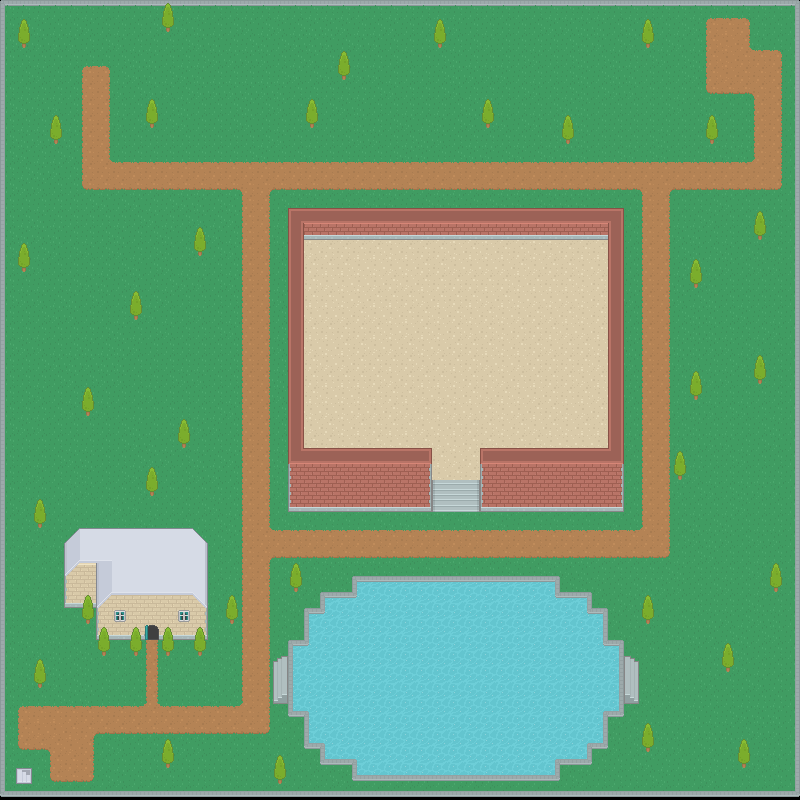

A level layout from a 2D game, rendered from its tile map. Below: a short description, then the map file with tile-grid data replaced by summaries:
An orthogonal 50x50 tile map with 16x16 px tiles, 6 tile layers (Ground Terrain, Ground Overlay, Deco0, Deco1, ...), 2 hidden layers not drawn.

<map version="1.4" tiledversion="1.4.3" orientation="orthogonal" renderorder="right-down" width="50" height="50" tilewidth="16" tileheight="16" infinite="0" backgroundcolor="#000000" nextlayerid="9" nextobjectid="1">
 <editorsettings>
  <export target="Lilypad Temple Room 2.json" format="json" />
 </editorsettings>
 <tileset firstgid="1" source="roguelikeSheet.tsx" />
 <layer id="1" name="Ground Terrain" width="50" height="50">
  <data>[2500 cells, 2500 non-empty, 28 distinct tile ids]</data>
 </layer>
 <layer id="6" name="Ground Overlay" width="50" height="50">
  <data>[2500 cells, 5 non-empty, 2 distinct tile ids]</data>
 </layer>
 <layer id="2" name="Deco0" width="50" height="50">
  <data>[2500 cells, 406 non-empty, 39 distinct tile ids]</data>
 </layer>
 <layer id="5" name="Deco1" width="50" height="50">
  <data>[2500 cells, 3 non-empty, 2 distinct tile ids]</data>
 </layer>
 <layer id="3" name="Above0" width="50" height="50">
  <data>[2500 cells, 146 non-empty, 18 distinct tile ids]</data>
 </layer>
 <layer id="4" name="Above1" width="50" height="50">
  <data>[2500 cells, 1 non-empty, 1 distinct tile ids]</data>
 </layer>
 <layer id="7" name="Collision" width="50" height="50" visible="0">
  <data>[2500 cells, 422 non-empty, 11 distinct tile ids]</data>
 </layer>
 <layer id="8" name="Lilypad Pathway Part 1:1216:1504:left:" width="50" height="50" visible="0">
  <data>[2500 cells, 1 non-empty, 1 distinct tile ids]</data>
 </layer>
</map>
